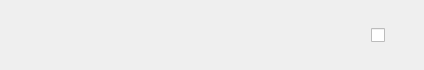
<?xml version="1.0" encoding="UTF-8"?>
<ui version="4.0">
 <class>Form</class>
 <widget class="QWidget" name="Form">
  <property name="geometry">
   <rect>
    <x>0</x>
    <y>0</y>
    <width>424</width>
    <height>70</height>
   </rect>
  </property>
  <property name="windowTitle">
   <string>Form</string>
  </property>
  <layout class="QHBoxLayout" name="horizontalLayout_2">
   <item>
    <layout class="QHBoxLayout" name="horizontalLayout" stretch="1,1,5,1,1">
     <item>
      <widget class="QLabel" name="draggable_icon_label">
       <property name="text">
        <string/>
       </property>
      </widget>
     </item>
     <item>
      <widget class="QLabel" name="file_format_icon_label">
       <property name="text">
        <string/>
       </property>
      </widget>
     </item>
     <item>
      <widget class="QLabel" name="file_name_label">
       <property name="text">
        <string/>
       </property>
      </widget>
     </item>
     <item>
      <widget class="QLabel" name="ischecked_icon_label">
       <property name="text">
        <string/>
       </property>
      </widget>
     </item>
     <item>
      <widget class="QCheckBox" name="checkBox">
       <property name="sizePolicy">
        <sizepolicy hsizetype="Preferred" vsizetype="Preferred">
         <horstretch>0</horstretch>
         <verstretch>0</verstretch>
        </sizepolicy>
       </property>
       <property name="text">
        <string/>
       </property>
      </widget>
     </item>
    </layout>
   </item>
  </layout>
 </widget>
 <resources/>
 <connections/>
</ui>
